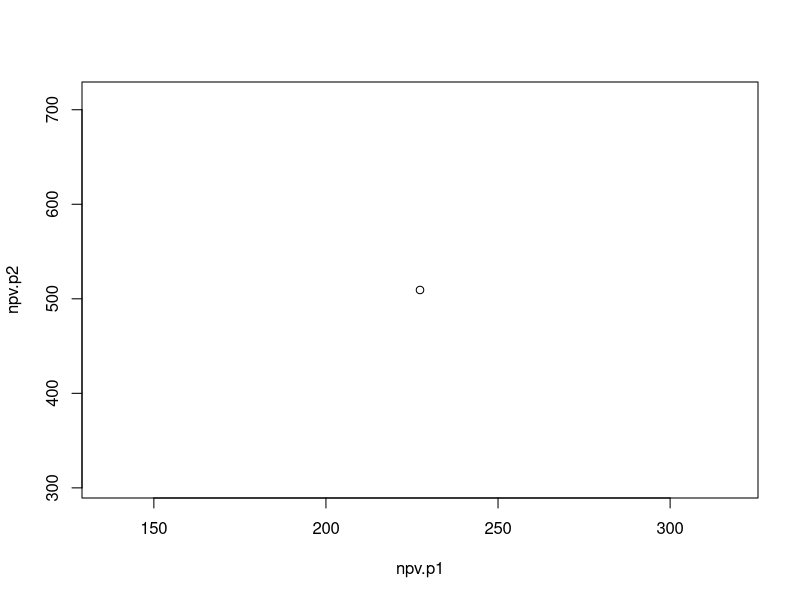

Write R code to recreate this figure.
## ---- chunk 1
library(ggplot2)
## ---- chunk 2
### Writing the Economic Functions to calculate DCF, NPV, IRR and PBP, DPBP

dcf <- function(x, r, t0=FALSE){
  # calculates discounted cash flows (DCF) given cash flow and discount rate
  #
  # x - cash flows vector
  # r - vector or discount rates, in decimals. Single values will be recycled
  # t0 - cash flow starts in year 0, default is FALSE, i.e. discount rate in first period is zero.
  if(length(r)==1){
    r <- rep(r, length(x))
    if(t0==TRUE){r[1]<-0}
    }
  x/cumprod(1+r)
 }

npv <- function(x, r, t0=FALSE){
  # calculates net present value (NPV) given cash flow and discount rate
  #
  # x - cash flows vector
  # r - discount rate, in decimals
  # t0 - cash flow starts in year 0, default is FALSE
  sum(dcf(x, r, t0))
 }

pbp <- function(x, ...){
  # calculates payback period (PBP)
  #
  # x - cash flows vector
  # ... - ignored
  i <- match(1, sign(cumsum(x)))
  i-2+(-cumsum(x)[i-1]/x[i])
 }

dpbp <- function(x, r, t0=FALSE){
  # calculates discounted payback period (DPBP) given cash flow and discount rate
  #
  # x - cash flows vector
  # r - discount rate, in decimals
  # t0 - cash flow starts in year 0, default is FALSE
  pbp(dcf(x, r, t0))
 }

irr <- function(x, t0=FALSE, ...){
  # calculates internal rate of return (IRR) given cash flow 
  #
  # x - cash flows vector
  # t0 - cash flow starts in year 0, default is FALSE
tryCatch(uniroot(f=function(i){sum(dcf(x, i, t0))}, 
                 interval=c(0,1))$root,
         error=function(e) return(NA)
        )
  }

## ---- chunk 3
### the Two Project that needed to be evaluated
# To evaluate the two projects they should have the same project time
#together to evaluate them together or you should evaluate them separately
  Time.Evaluation <-c(1:6)
  Project1 <- c(-1000, 1250, 10, 10, 20, 20)
  Project2 <- c(-1000, -10, 0, 10, 20, 2000)
  Projects.data <- data.frame(Time.Evaluation, Project1 , Project2)
  knitr::kable(Projects.data)
## ---- chunk 4
### Calculating the Discounted Cash Flow "DCF"
### the interest rate given is 0.06 "6%"

CDF.P1 <- dcf(Project1, r= 0.06, t0=TRUE)
cdfProject1<- data.frame(Time.Evaluation, Project1,CDF.P1)
knitr::kable(cdfProject1)

CDF.P2 <- dcf(Project2, r= 0.06, t0=TRUE)
cdfProject2<- data.frame(Time.Evaluation, Project2,CDF.P2)
knitr::kable(cdfProject2)

## ---- chunk 5
### NPV Calculations
npv.p1 <- npv(Project1, r=0.06, t0 = TRUE)
npv.p2 <- npv(Project2, r=0.06, t0 = TRUE)
npv.all <- data.frame(npv.p1,npv.p2)
knitr::kable(npv.all)
#ggplot(npv.all)+geom_col(aes(x= as.factor(colnames(npv.all)), y= npv.all))
plot(npv.all, type = "p")
## ---- chunk 6
### PayBack Period Calculations
pbp.p1<- pbp(Project1)
pbp.p2<- pbp(Project2)
pbp.all <- data.frame(pbp.p1,pbp.p2)
knitr::kable(pbp.all)
dpbp.p1 <- dpbp(Project1, r= 0.06, t0=TRUE)
dpbp.p2 <- dpbp(Project2, r= 0.06, t0=TRUE)
dpbp.all <- data.frame(dpbp.p1,dpbp.p2)
knitr::kable(dpbp.all)

## ---- chunk 7
### IRR Calculations 
IRR.P1 <- irr(Project1)
IRR.P2 <- irr(Project2)
IRR.all <- data.frame(IRR.P1,IRR.P2)
knitr::kable(IRR.all)
